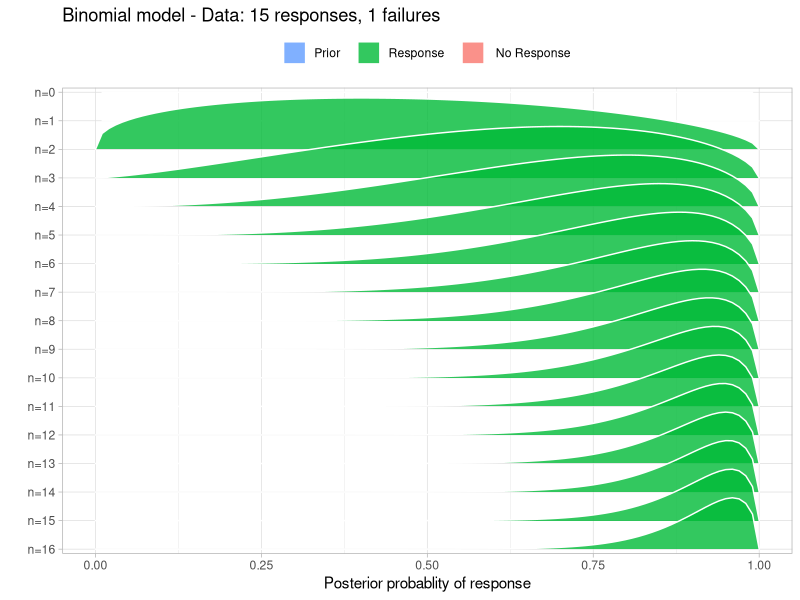
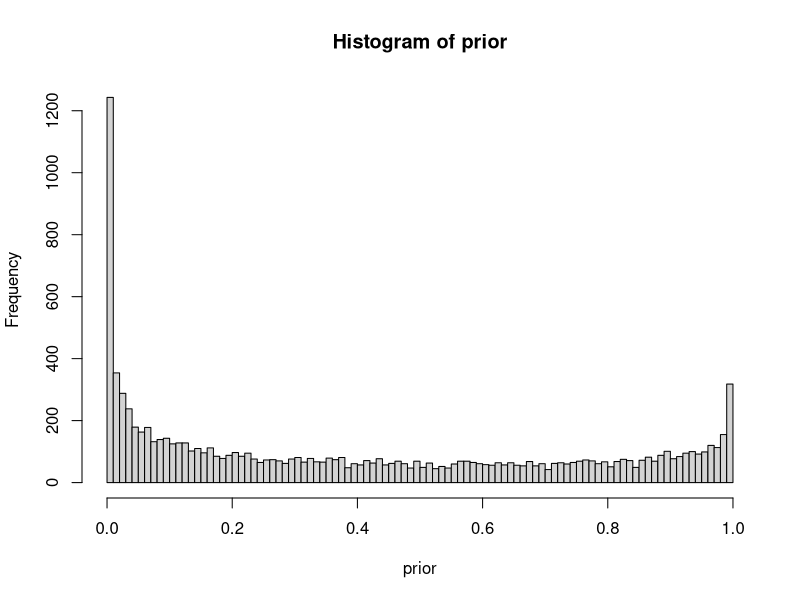
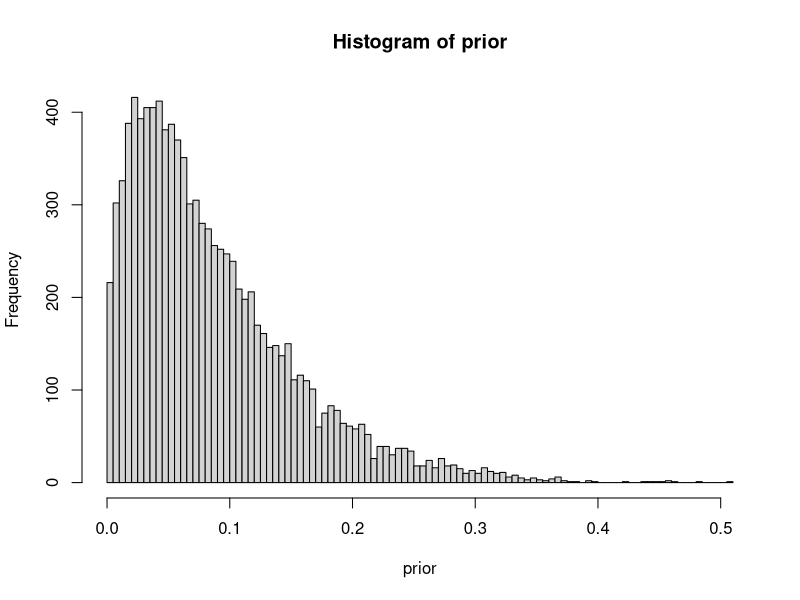

Generate these figures, in order, with R:
## ---- chunk 1
knitr::opts_chunk$set(echo = TRUE)
## ---- chunk 2
#Prop_model function by Rasmus Baath http://www.sumsar.net/blog/2018/12/visualizing-the-beta-binomial/
prop_model <- function(data = c(), prior_prop = c(1, 1), n_draws = 10000) {
  library(tidyverse)
  data <- as.logical(data)
  # data_indices decides what densities to plot between the prior and the posterior
  # For 20 datapoints and less we're plotting all of them.
  data_indices <- round(seq(0, length(data), length.out = min(length(data) + 1, 20)))
  
  # dens_curves will be a data frame with the x & y coordinates for the 
  # denities to plot where x = proportion_success and y = probability
  proportion_success <- c(0, seq(0, 1, length.out = 100), 1)
  dens_curves <- map_dfr(data_indices, function(i) {
    value <- ifelse(i == 0, "Prior", ifelse(data[i], "Success", "Failure"))
    label <- paste0("n=", i)
    probability <- dbeta(proportion_success,
                         prior_prop[1] + sum(data[seq_len(i)]),
                         prior_prop[2] + sum(!data[seq_len(i)]))
    probability <- probability / max(probability)
    data_frame(value, label, proportion_success, probability)
  })
  # Turning label and value into factors with the right ordering for the plot
  dens_curves$label <- fct_rev(factor(dens_curves$label, levels =  paste0("n=", data_indices )))
  dens_curves$value <- factor(dens_curves$value, levels = c("Prior", "Success", "Failure"))
  
  p <- ggplot(dens_curves, aes(x = proportion_success, y = label,
                               height = probability, fill = value)) +
    ggridges::geom_density_ridges(stat="identity", color = "white", alpha = 0.8,
                                  panel_scaling = FALSE, size = 1) +
    scale_y_discrete("", expand = c(0.01, 0)) +
    scale_x_continuous("Posterior probablity of response") +
    scale_fill_manual(values = hcl(120 * 2:0 + 15, 100, 65), name = "", drop = FALSE,
                      labels =  c("Prior   ", "Response   ", " No Response   ")) +
    ggtitle(paste0(
      "Binomial model - Data: ", sum(data),  " responses, " , sum(!data), " failures")) +
    theme_light() +
    theme(legend.position = "top")
  print(p)
  
  # Returning a sample from the posterior distribution that can be further 
  # manipulated and inspected
  posterior_sample <- rbeta(n_draws, prior_prop[1] + sum(data), prior_prop[2] + sum(!data))
  invisible(posterior_sample)
}
## ---- chunk 3
library(tidyverse)
library(ggplot2)
library(ggpubr)
data <- c(0:15) # Consider 15 patients
prop_model(data, prior_prop = c(0.4,0.6)) #Run function with a weak beta prior centered on 0.4
## ---- chunk 4
prior = rbeta(10000,0.4,0.6)
hist(prior,breaks=100)
#Prior updated with 1/15 response
prior = rbeta(10000,1+0.4,14+0.6)
hist(prior,breaks=100)
